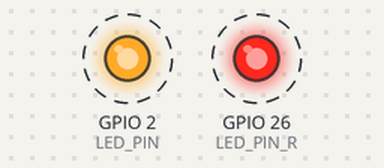
Recording of a sketch running on a simulated ESP32. Shown: output pins drawn as LEDs (lit = HIGH). Dashed ring = blinking. What the sketch prints to the serial monitor is not drawn.

Above: at 0.5 s.
Timing chart, 0 to 4.6 s (numbered marks = the images above):
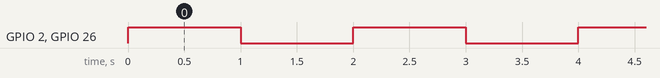

The sketch:

lab02.ino
```cpp
// 定义板载LED引脚，分别定义三个
#define LED_PIN 2
#define LED_PIN_R 26
#define LED_PIN_1 27
#define LED_PIN_2 14

void setup() {
  // 初始化串口通信
  Serial.begin(115200);
  //板载LED引脚为输出模式
  pinMode(LED_PIN, OUTPUT);
    pinMode(LED_PIN_R, OUTPUT);

}

void loop() {
  Serial.println("Hello ESP32!");
  digitalWrite(LED_PIN, HIGH); // 点亮LED
   digitalWrite(LED_PIN_R, HIGH);

  Serial.println("LED ON");    // 串口输出提示
  delay(1000); // 等待1秒

  digitalWrite(LED_PIN, LOW);    // 熄灭LED
   digitalWrite(LED_PIN_R, LOW);

  Serial.println("LED OFF");   // 串口输出提示

  delay(1000);              // 等待1秒

}
```

Measured:
- by itself, GPIO 2 (LED_PIN), GPIO 26 (LED_PIN_R): alternates HIGH for 1.0 s and LOW for 1.0 s
